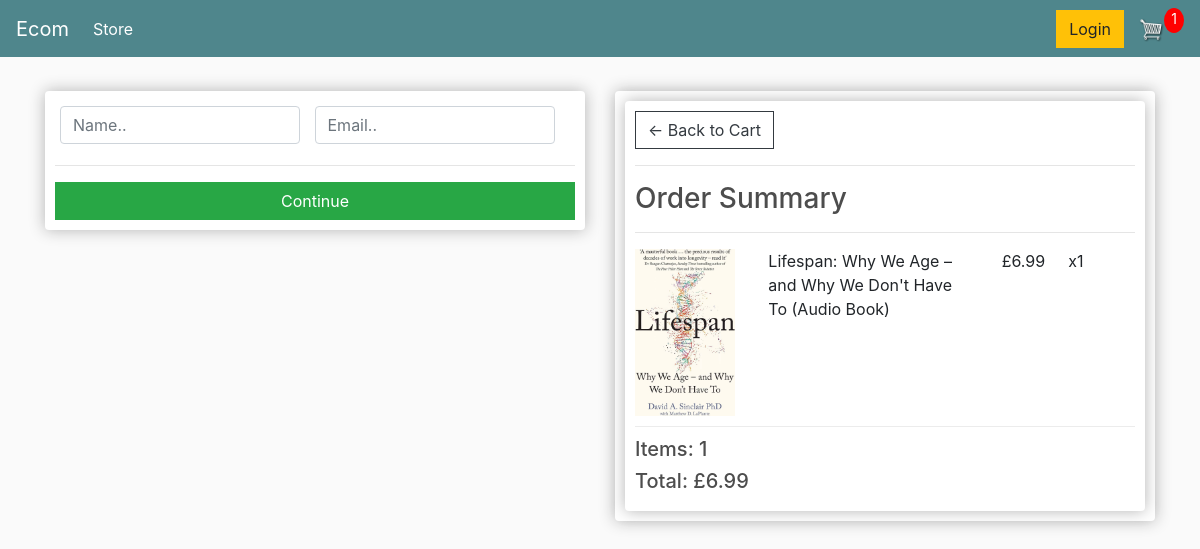
Screenshot of /checkout/ (signed in) with the database file from the repository.
### store/models.py (models this page shows, shortened)
class OrderItem(models.Model):
	book = models.ForeignKey(Book, on_delete=models.SET_NULL, null=True)
	order = models.ForeignKey(Order, on_delete=models.SET_NULL, null=True)
	quantity = models.IntegerField(default=0, null=True, blank=True)
	date_added = models.DateTimeField(auto_now_add=True)
	@property
	def get_total(self):
		total = self.book.price * self.quantity
		return total

class Book(models.Model):
	title = models.CharField(max_length=200)
	author = models.CharField(max_length=200)
	price = models.FloatField()
	digital = models.BooleanField(default=False,null=True, blank=True)
	image = models.ImageField(null=True, blank=True)
	@property
	def imageURL(self):
		try:
			url = self.image.url
		except:
			url = ''
		return url

class Order(models.Model):
	customer = models.ForeignKey(Customer, on_delete=models.SET_NULL, null=True, blank=True)
	date_ordered = models.DateTimeField(auto_now_add=True)
	complete = models.BooleanField(default=False)
	transaction_id = models.CharField(max_length=100, null=True)
	@property
	def shipping(self):
		shipping = False
		orderitems = self.orderitem_set.all()
		for i in orderitems:
			if i.book.digital == False:
				shipping = True
		return shipping
	@property
	def get_cart_total(self):
		orderitems = self.orderitem_set.all()
		total = sum([item.get_total for item in orderitems])
		return total
	@property
	def get_cart_items(self):
		orderitems = self.orderitem_set.all()
		total = sum([item.quantity for item in orderitems])
		return total

### store/views.py (the view)
# urls.py: path('checkout/', views.checkout, name="checkout"),
def checkout(request):
	if request.user.is_authenticated:
		customer = request.user.customer
		order, created = Order.objects.get_or_create(customer=customer, complete=False)
		items = order.orderitem_set.all()
		cartItems = order.get_cart_items
	else:
		items = []
		order = {'get_cart_total':0, 'get_cart_items':0, 'shipping':False}
		cartItems = order['get_cart_items']
	context = {'items':items, 'order':order, 'cartItems':cartItems}
	return render(request, 'store/checkout.html', context)

### store/templates/store/checkout.html (shortened to what this page needs)
{% extends 'store/main.html' %} {% load static %} {% block content %}
<div class="row">
    <div class="col-lg-6">
        <div class="box-element" id="form-wrapper">
            <form id="form">
                <div id="user-info">
                    <div class="form-field">
                        <input required class="form-control" type="text" name="name" placeholder="Name.." />
                    </div>
                    <div class="form-field">
                        <input required class="form-control" type="email" name="email" placeholder="Email.." />
                    </div>
                </div>
                <hr />
                <input id="form-button" class="btn btn-success btn-block" type="submit" value="Continue" />
            </form>
        </div>
        <br />
    </div>
    <div class="col-lg-6">
        <div class="box-element">
            <div class="box-element">
                <a class="btn btn-outline-dark" href="{% url 'cart' %}">&#x2190; Back to Cart</a>
                <hr />
                <h3>Order Summary</h3>
                <hr />
                {% for item in items %}
                <div class="cart-row">
                    <div style="flex: 2"><img class="row-image" src="{{item.book.imageURL}}" /></div>
                    <div style="flex: 3"><p>{{item.book.title}}</p></div>
                    <div style="flex: 0.5"></div>
                    <div style="flex: 1"><p>£{{item.book.price|floatformat:2}}</p></div>
                    <div style="flex: 1"><p>x{{item.quantity}}</p></div>
                </div>
                {% endfor %}
                <h5>Items: {{order.get_cart_items}}</h5>
                <h5>Total: £{{order.get_cart_total|floatformat:2}}</h5>
            </div>
        </div>
    </div>
</div>
{% endblock content %}

### static/css/main.css (style rules this page uses)
body { background-color: hsl(0, 0%, 98%); }
h1,h2,h3,h4,h5,h6 { color:hsl(0, 0%, 30%); }
.box-element { box-shadow:hsl(0, 0%, 70%) 0 0 16px; background-color: #fff; border-radius: 4px; padding: 10px; }
.col-lg-4, .col-lg-6, .col-lg-8, .col-lg-12 { margin-top: 10px; }
.btn { border-radius: 0; }
.row-image { width: 100px; }
.form-field { width:250px; display: inline-block; padding: 5px; }
.cart-row { display: flex; align-items: flex-stretch; padding-bottom: 10px; margin-bottom: 10px; border-bottom: 1px solid #ececec; }

### rows the page displays
OrderItem: book.imageURL (picture), book "Lifespan: Why We Age – and Why We Don't Have To (Audio Book)", book.price "6.99", quantity "1"
Order: get_cart_items "1", get_cart_total "6.99"

### other values shown
{{ cartItems }} "1"
